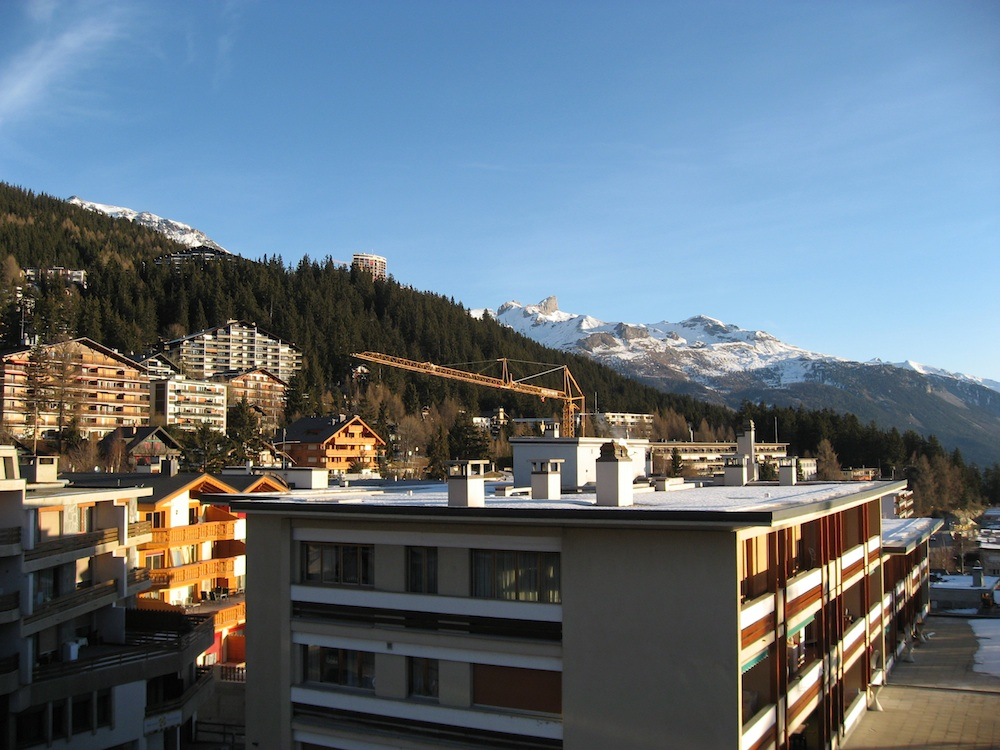
#> input picture Data/crans_1_small.jpg, 1000 x 750 px
$ jupyter execute SIFT_detector.ipynb
#> lines starting #> are read from the running program, lines starting #| are printed output that depends on the picture
# Feature matching using SIFT with OpenCV

In this case, we will look correspondences between features of two images using the computer vision open source library [OpenCV](https://opencv.org/). The idea is to use the feature detector and descriptor SIFT (Scale-Invariant Feature Transform) that allow us to calculate interest points that apart to be invariant to rotation, like Harris detector, it's invariant to scale.

For this example, we will use the following images:

[cell 1]
import os
import cv2
import numpy as np
from matplotlib import pyplot as plt

im1 = cv2.imread('Data/crans_1_small.jpg')
#> im1 is the input picture: shape (750, 1000, 3); mean B, G, R 124.2, 113.2, 99.5
im2 = cv2.imread('Data/crans_2_small.jpg')
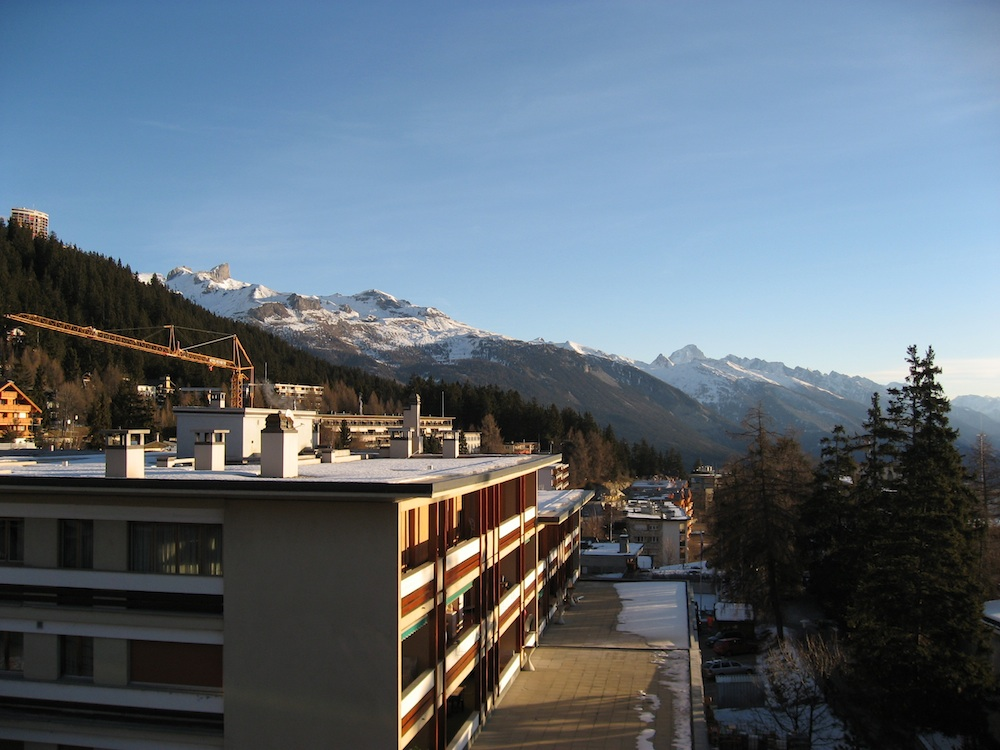
#> input picture Data/crans_2_small.jpg, 1000 x 750 px
#> im2 is the input picture: shape (750, 1000, 3); mean B, G, R 118.8, 107.3, 94.8

plt.figure(dpi=180)
plt.imshow(np.hstack([im1,im2])[...,::-1]), plt.axis('off')
plt.show()
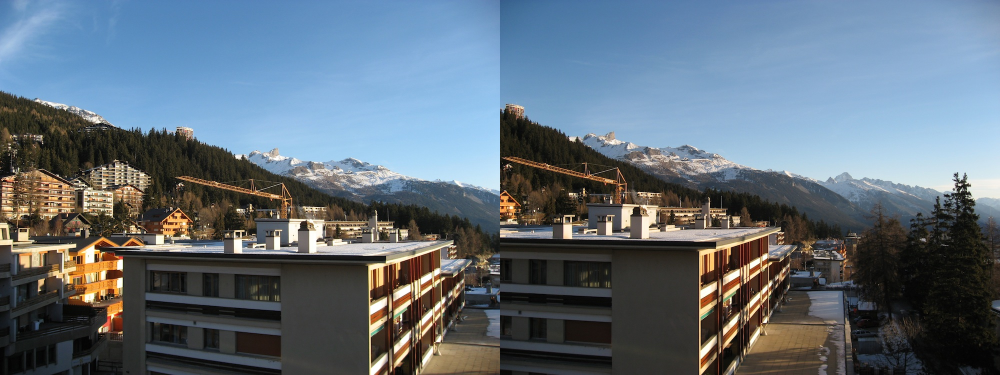
#> shown: shape (750, 2000, 3) (shown at 1/2 size); mean R, G, B 97.1, 110.2, 121.5

To use the features that OpenCV offers us, we must first make a SIFT object.

[cell 2]
sift = cv2.xfeatures2d.SIFT_create(1000)

We've created the SIFT object specifying that we'll calculate 1000 points. Now, converting images to grayscale and detecting feature points and its respective descriptors:

[cell 3]
img1 = cv2.cvtColor(im1,cv2.COLOR_BGR2GRAY)
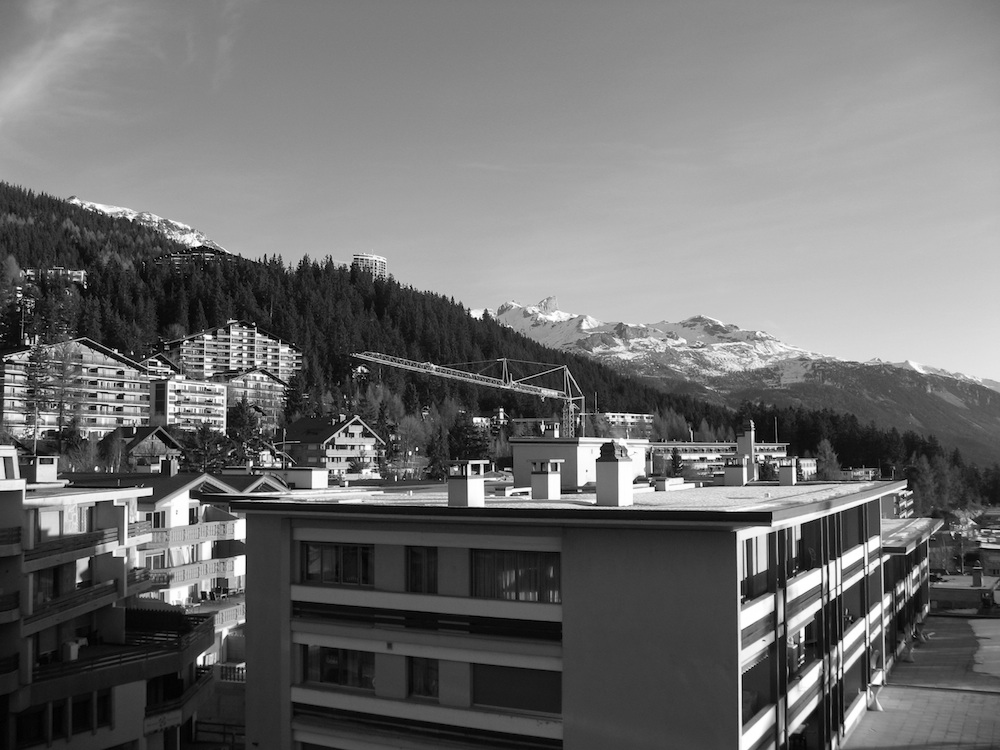
#> img1: shape (750, 1000); min 0, max 255, mean 110.3
img2 = cv2.cvtColor(im2,cv2.COLOR_BGR2GRAY)
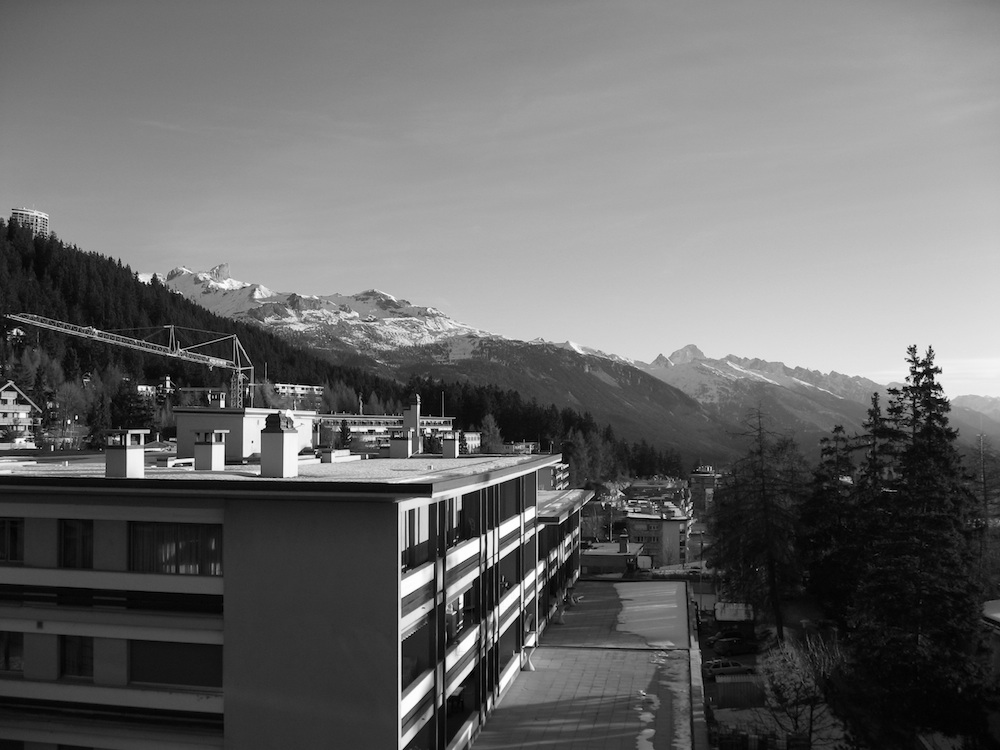
#> img2: shape (750, 1000); min 0, max 255, mean 104.9

kp1, des1 = sift.detectAndCompute(img1,None)
#> kp1 = 1000 keypoints; strongest (x, y, size): (85, 287, 1.9), (278, 459, 1.9), (501, 409, 2.2), (254, 324, 1.9)
kp2, des2 = sift.detectAndCompute(img2,None)
#> kp2 = 1000 keypoints; strongest (x, y, size): (76, 417, 1.9), (69, 422, 2.3), (168, 378, 2.2), (283, 387, 1.9)

We can show the points with the function *drawKeypoints*, being the arguments the image, key points detected, the output image (in this case set empty *None*) and a tuple with RGB points colors.

[cell 4]
kpim1 = cv2.drawKeypoints(img1,kp1,None,(0,0,255))
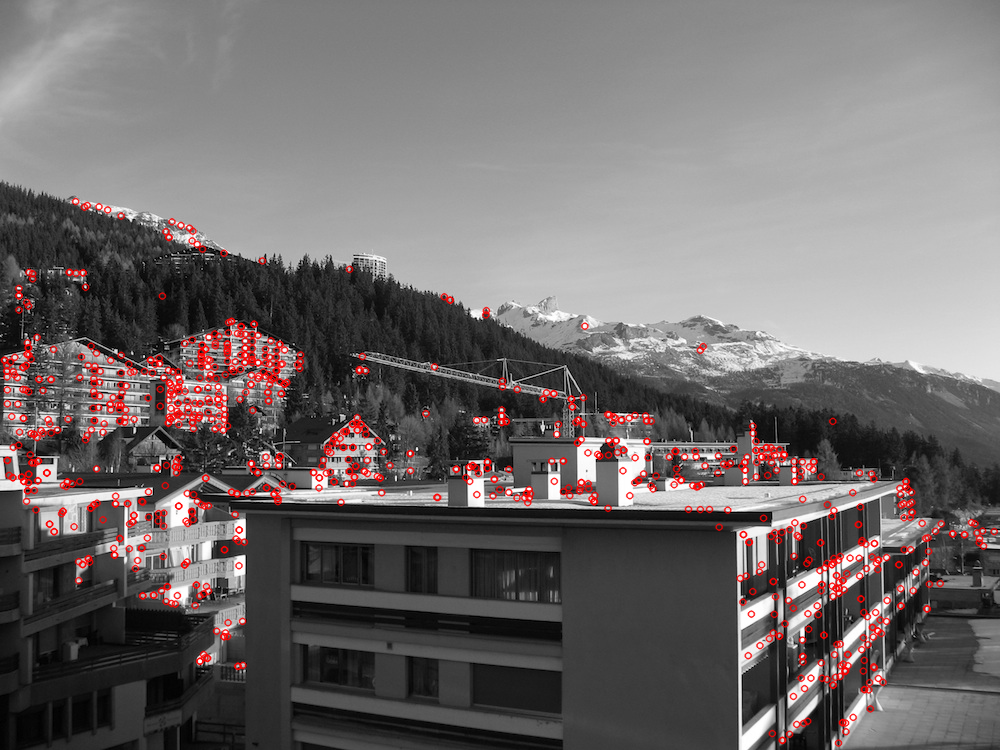
#> kpim1: shape (750, 1000, 3); mean of channels 0, 1, 2 107.2, 107.2, 113.3; drawn as B, G, R
kpim2 = cv2.drawKeypoints(img2,kp2,None,(0,255,0))


plt.figure(dpi=180)
plt.imshow(np.hstack([kpim1,kpim2])[...,::-1]), plt.axis('off')
plt.show()
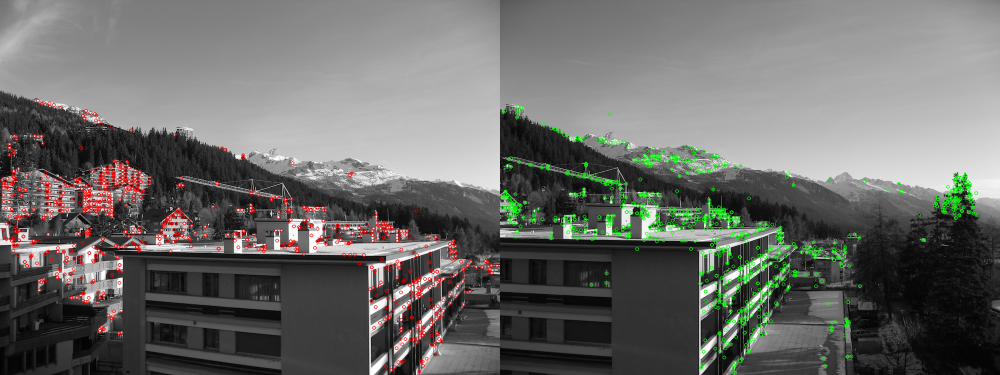
#> shown: shape (750, 2000, 3) (shown at 1/2 size); mean R, G, B 107.7, 107.7, 104.6

To make the matching using the descriptors calculated above, OpenCV offers us two methodologies: the Brute Force matching and the FLANN algorithm. In this case, we let's use the Brute Force (BF) matching. To use it is necessary to create a BF object.

[cell 5]
bf = cv2.BFMatcher()

Using *knnMatch* function to to get $k$ best matches setting $k=2$ so that we can apply ratio test explained by Lowe in his [paper](https://link.springer.com/article/10.1023%2FB%3AVISI.0000029664.99615.94) in section 7.1:

[cell 6]
matches = bf.knnMatch(des1,des2,k=2)
#> matches = 1000 matches

#Ratio test
good = []
for m,n in matches:
    if m.distance < 0.7*n.distance:
        good.append([m])
#> after the loop, good = 275 matches

Finally showing the matches features computed:

[cell 7]
im = cv2.drawMatchesKnn(img1,kp1,img2,kp2,good,None,(0,0,255),flags=2)
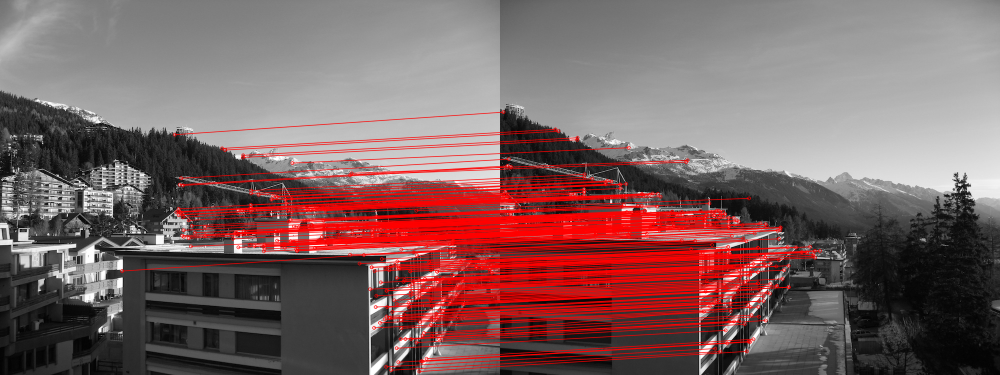
#> im: shape (750, 2000, 3) (shown at 1/2 size); mean of channels 0, 1, 2 98.5, 98.5, 125.6; drawn as B, G, R

plt.figure(dpi=300)
plt.imshow(im[...,::-1]), plt.axis('off')
plt.show()
